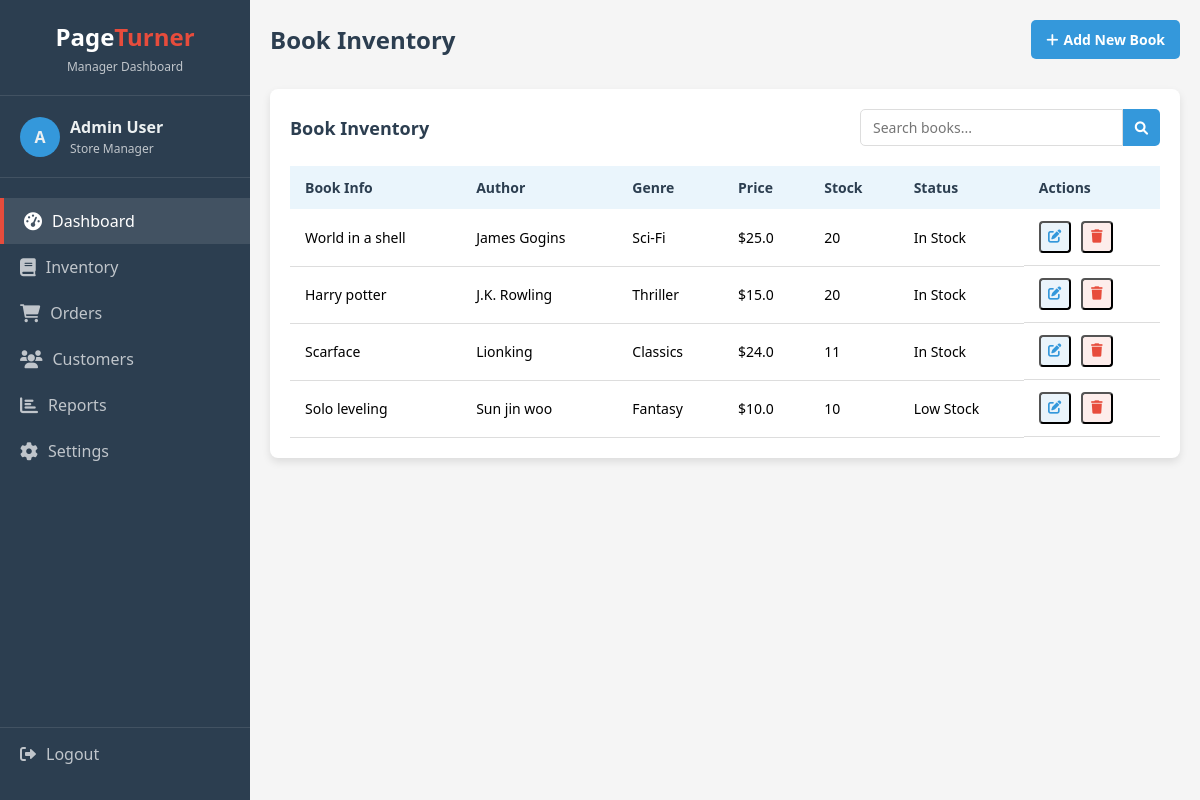
Page /manager on the committed database.
### tables this page shows
CREATE TABLE book (id INTEGER PRIMARY KEY AUTOINCREMENT, title TEXT NOT NULL, author TEXT NOT NULL, genre TEXT, price REAL, stock INTEGER, description TEXT (100));

### app.py (the view)
@app.route('/manager')
def manager():
    conn = get_db_connection()
    books = conn.execute('SELECT * FROM book').fetchall()
    books = [dict(book) for book in books]
    conn.close()
    return render_template('Manager.html', books=books)

### app.py (called while the page is built)
def get_db_connection():
    conn = sqlite3.connect(DATABASE)
    conn.row_factory = sqlite3.Row
    return conn

### templates/Manager.html (shortened to what this page needs)
<!DOCTYPE html>
<html lang="en">
<head>
    <link rel="stylesheet" href="https://cdnjs.cloudflare.com/ajax/libs/font-awesome/6.0.0-beta3/css/all.min.css">
</head>
<body>
    <div class="sidebar">
        <div class="sidebar-header">
            <h2>Page<span>Turner</span></h2>
            <p>Manager Dashboard</p>
        </div>
        <div class="user-info">
            <div class="user-avatar">A</div>
            <div class="user-details">
                <h4>Admin User</h4>
                <p>Store Manager</p>
            </div>
        </div>
        <div class="sidebar-menu">
            <div class="menu-item active">
                <i class="fas fa-tachometer-alt"></i>
                <span>Dashboard</span>
            </div>
            <div class="menu-item">
                <i class="fas fa-book"></i>
                <span>Inventory</span>
            </div>
            <div class="menu-item">
                <i class="fas fa-shopping-cart"></i>
                <span>Orders</span>
            </div>
            <div class="menu-item">
                <i class="fas fa-users"></i>
                <span>Customers</span>
            </div>
            <div class="menu-item">
                <i class="fas fa-chart-bar"></i>
                <span>Reports</span>
            </div>
            <div class="menu-item">
                <i class="fas fa-cog"></i>
                <span>Settings</span>
            </div>
        </div>
        <div class="logout" id="logout-btn">
            <i class="fas fa-sign-out-alt"></i>
            <span>Logout</span>
        </div>
    </div>
    <div class="main-content">
        <div class="header">
            <h1>Book Inventory</h1>
            <div class="action-buttons">
                <button class="btn btn-primary" id="add-book-btn">
                    <i class="fas fa-plus"></i>
                    <span>Add New Book</span>
                </button>
            </div>
        </div>
        <div class="inventory-container">
            <div class="inventory-header">
                <h2>Book Inventory</h2>
                <div class="search-container">
                    <input type="text" placeholder="Search books...">
                    <button><i class="fas fa-search"></i></button>
                </div>
            </div>
            <table>
                <thead>
                    <tr>
                        <th>Book Info</th>
                        <th>Author</th>
                        <th>Genre</th>
                        <th>Price</th>
                        <th>Stock</th>
                        <th>Status</th>
                        <th>Actions</th>
                    </tr>
                </thead>
                <tbody id="book-table-body">
                    {% for book in books %}
                    <tr>
                        <td>{{ book['title'] }}</td>
                        <td>{{ book['author'] }}</td>
                        <td>{{ book['genre'] }}</td>
                        <td>${{ book['price'] }}</td>
                        <td>{{ book['stock'] }}</td>
                        <td>{% if book['stock'] > 10 %}In Stock{% elif book['stock'] > 0 %}Low Stock{% else %}Out of Stock{% endif %}</td>
                        <td class="actions">
                            <button class="btn-icon btn-edit"
                                data-id="{{ book.id }}"
                                data-title="{{ book.title }}"
                                data-author="{{ book.author }}"
                                data-genre="{{ book.genre }}"
                                data-price="{{ book.price }}"
                                data-stock="{{ book.stock }}"
                                data-description="{{ book.description }}">
                                <i class="fas fa-edit"></i>
                            </button>
                            <form action="/remove_book/{{ book.id }}" method="POST" style="display: inline;">
                                <button type="submit" class="btn-icon btn-delete" onclick="return confirm('Are you sure you want to delete this book?')">
                                    <i class="fas fa-trash"></i>
                                </button>
                            </form>
                        </td>
                    </tr>
                    {% endfor %}
                </tbody>
            </table>
        </div>
    </div>
</body>
</html>

### templates/Manager.html (style rules this page uses)
:root { --primary-color: #2c3e50; --secondary-color: #3498db; --accent-color: #e74c3c; --light-color: #ecf0f1; --dark-color: #1a252f; --success-color: #2ecc71; --warning-color: #f39c12; --danger-color: #e74c3c; --shadow: 0 4px 8px rgba(0, 0, 0, 0.1); }
* { margin: 0; padding: 0; box-sizing: border-box; font-family: 'Segoe UI', Tahoma, Geneva, Verdana, sans-serif; }
body { background-color: #f5f5f5; min-height: 100vh; display: flex; }
.sidebar { width: 250px; background-color: var(--primary-color); color: var(--light-color); padding: 20px 0; display: flex; flex-direction: column; transition: all 0.3s ease; }
.sidebar-header { padding: 0 20px 20px; border-bottom: 1px solid rgba(255, 255, 255, 0.1); text-align: center; }
.sidebar-header h2 { color: #fff; font-size: 24px; margin-bottom: 5px; }
.sidebar-header span { color: var(--accent-color); }
.sidebar-header p { font-size: 12px; color: rgba(255, 255, 255, 0.7); }
.user-info { padding: 20px; display: flex; align-items: center; border-bottom: 1px solid rgba(255, 255, 255, 0.1); }
.user-avatar { width: 40px; height: 40px; background-color: var(--secondary-color); border-radius: 50%; display: flex; align-items: center; justify-content: center; margin-right: 10px; font-weight: 600; }
.user-details { flex: 1; }
.user-details h4 { font-weight: 600; margin-bottom: 2px; }
.user-details p { font-size: 12px; color: rgba(255, 255, 255, 0.7); }
.sidebar-menu { flex: 1; padding: 20px 0; }
.menu-item { padding: 12px 20px; display: flex; align-items: center; color: rgba(255, 255, 255, 0.7); cursor: pointer; transition: all 0.3s ease; }
.menu-item.active, .menu-item:hover { background-color: rgba(255, 255, 255, 0.1); color: #fff; border-left: 4px solid var(--accent-color); }
.menu-item i { margin-right: 10px; font-size: 18px; }
.logout { padding: 15px 20px; margin-top: auto; border-top: 1px solid rgba(255, 255, 255, 0.1); display: flex; align-items: center; color: rgba(255, 255, 255, 0.7); cursor: pointer; transition: all 0.3s ease; }
.logout i { margin-right: 10px; }
.main-content { flex: 1; padding: 20px; }
.header { display: flex; justify-content: space-between; align-items: center; margin-bottom: 30px; }
.header h1 { color: var(--primary-color); font-size: 24px; }
.action-buttons { display: flex; gap: 10px; }
.btn { padding: 10px 15px; border: none; border-radius: 5px; font-size: 14px; font-weight: 600; cursor: pointer; transition: all 0.3s ease; display: flex; align-items: center; }
.btn i { margin-right: 5px; }
.btn-primary { background-color: var(--secondary-color); color: #fff; }
.inventory-container { background-color: #fff; border-radius: 8px; padding: 20px; box-shadow: var(--shadow); }
.inventory-header { display: flex; justify-content: space-between; align-items: center; margin-bottom: 20px; }
.inventory-header h2 { color: var(--primary-color); font-size: 18px; }
.search-container { display: flex; width: 300px; }
.search-container input { flex: 1; padding: 8px 12px; border: 1px solid #ddd; border-radius: 5px 0 0 5px; font-size: 14px; }
.search-container button { padding: 8px 12px; background-color: var(--secondary-color); color: #fff; border: none; border-radius: 0 5px 5px 0; cursor: pointer; }
table { width: 100%; border-collapse: collapse; }
thead th { background-color: rgba(52, 152, 219, 0.1); color: var(--primary-color); text-align: left; padding: 12px 15px; font-size: 14px; }
tbody td { border-bottom: 1px solid #ddd; padding: 12px 15px; font-size: 14px; }
.actions { display: flex; gap: 10px; }
.btn-icon { width: 32px; height: 32px; border-radius: 4px; display: flex; align-items: center; justify-content: center; cursor: pointer; transition: all 0.3s ease; }
.btn-edit { background-color: rgba(52, 152, 219, 0.1); color: var(--secondary-color); }
.btn-delete { background-color: rgba(231, 76, 60, 0.1); color: var(--danger-color); }

### rows in the picture
book: title "World in a shell", author "James Gogins", genre "Sci-Fi", price "25.0", stock "20", shows "In Stock"
book: title "Harry potter", author "J.K. Rowling", genre "Thriller", price "15.0", stock "20", shows "In Stock"
book: title "Scarface", author "Lionking", genre "Classics", price "24.0", stock "11", shows "In Stock"
book: title "Solo leveling", author "Sun jin woo", genre "Fantasy", price "10.0", stock "10", shows "Low Stock"
